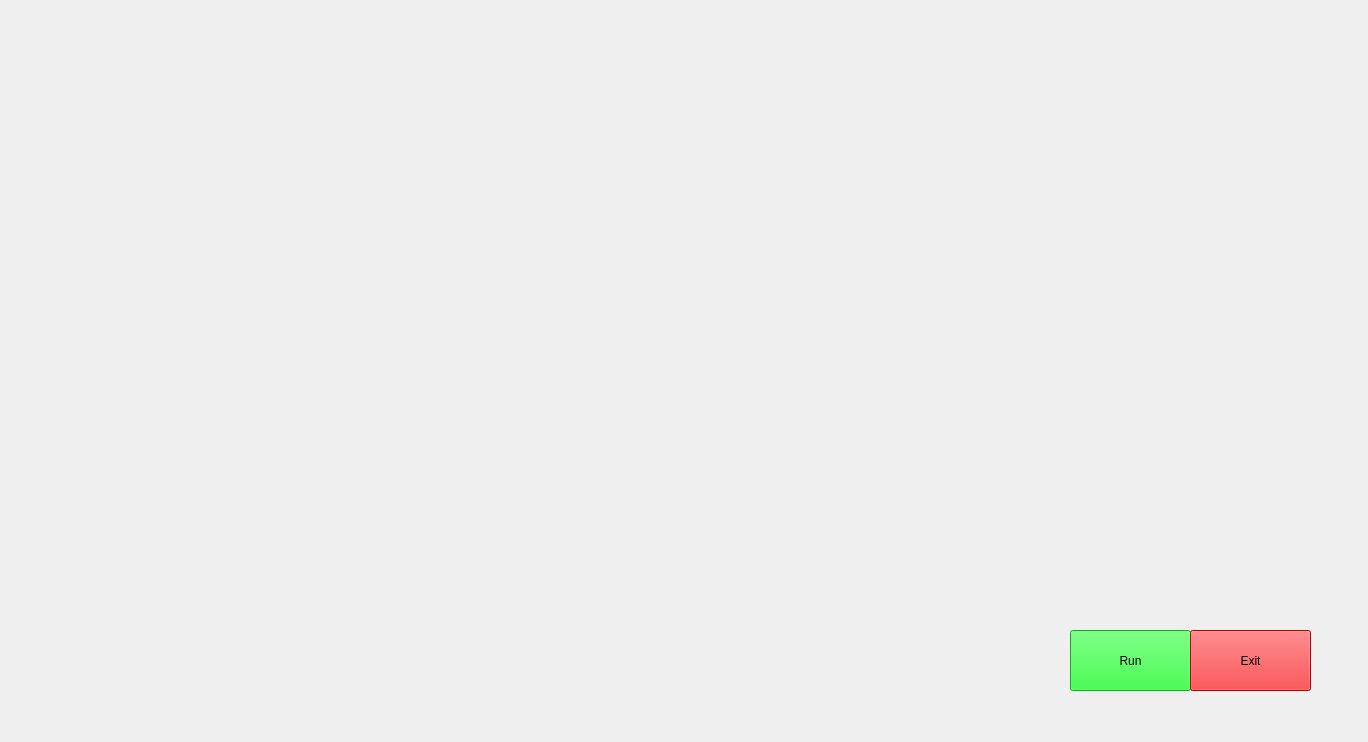
<?xml version="1.0" encoding="UTF-8"?>
<ui version="4.0">
 <class>JARVIS</class>
 <widget class="QMainWindow" name="JARVIS">
  <property name="geometry">
   <rect>
    <x>0</x>
    <y>0</y>
    <width>1368</width>
    <height>742</height>
   </rect>
  </property>
  <property name="windowTitle">
   <string>MainWindow</string>
  </property>
  <widget class="QWidget" name="centralwidget">
   <widget class="QLabel" name="background">
    <property name="geometry">
     <rect>
      <x>-10</x>
      <y>-10</y>
      <width>1441</width>
      <height>781</height>
     </rect>
    </property>
    <property name="text">
     <string/>
    </property>
    <property name="pixmap">
     <pixmap>../../Downloads/tuse.png</pixmap>
    </property>
    <property name="scaledContents">
     <bool>true</bool>
    </property>
   </widget>
   <widget class="QLabel" name="ironman">
    <property name="geometry">
     <rect>
      <x>1030</x>
      <y>20</y>
      <width>291</width>
      <height>661</height>
     </rect>
    </property>
    <property name="text">
     <string/>
    </property>
    <property name="pixmap">
     <pixmap>../../Downloads/f889323d87ae92dbd5da3b1193708dc3.gif</pixmap>
    </property>
    <property name="scaledContents">
     <bool>false</bool>
    </property>
   </widget>
   <widget class="QLabel" name="circle2">
    <property name="geometry">
     <rect>
      <x>570</x>
      <y>160</y>
      <width>341</width>
      <height>251</height>
     </rect>
    </property>
    <property name="text">
     <string/>
    </property>
    <property name="pixmap">
     <pixmap>../../Downloads/preview.gif</pixmap>
    </property>
    <property name="scaledContents">
     <bool>true</bool>
    </property>
   </widget>
   <widget class="QTextBrowser" name="textBrowser_5">
    <property name="geometry">
     <rect>
      <x>680</x>
      <y>260</y>
      <width>121</width>
      <height>51</height>
     </rect>
    </property>
    <property name="styleSheet">
     <string notr="true">background:transparent;
border:transparent;</string>
    </property>
    <property name="html">
     <string>&lt;!DOCTYPE HTML PUBLIC &quot;-//W3C//DTD HTML 4.0//EN&quot; &quot;http://www.w3.org/TR/REC-html40/strict.dtd&quot;&gt;
&lt;html&gt;&lt;head&gt;&lt;meta name=&quot;qrichtext&quot; content=&quot;1&quot; /&gt;&lt;style type=&quot;text/css&quot;&gt;
p, li { white-space: pre-wrap; }
&lt;/style&gt;&lt;/head&gt;&lt;body style=&quot; font-family:'MS Shell Dlg 2'; font-size:8.25pt; font-weight:400; font-style:normal;&quot;&gt;
&lt;p style=&quot;-qt-paragraph-type:empty; margin-top:0px; margin-bottom:0px; margin-left:0px; margin-right:0px; -qt-block-indent:0; text-indent:0px;&quot;&gt;&lt;br /&gt;&lt;/p&gt;&lt;/body&gt;&lt;/html&gt;</string>
    </property>
   </widget>
   <widget class="QTextBrowser" name="textBrowser_4">
    <property name="geometry">
     <rect>
      <x>30</x>
      <y>560</y>
      <width>241</width>
      <height>51</height>
     </rect>
    </property>
    <property name="styleSheet">
     <string notr="true">background:transparent;
border:transparent;</string>
    </property>
    <property name="html">
     <string>&lt;!DOCTYPE HTML PUBLIC &quot;-//W3C//DTD HTML 4.0//EN&quot; &quot;http://www.w3.org/TR/REC-html40/strict.dtd&quot;&gt;
&lt;html&gt;&lt;head&gt;&lt;meta name=&quot;qrichtext&quot; content=&quot;1&quot; /&gt;&lt;style type=&quot;text/css&quot;&gt;
p, li { white-space: pre-wrap; }
&lt;/style&gt;&lt;/head&gt;&lt;body style=&quot; font-family:'MS Shell Dlg 2'; font-size:8.25pt; font-weight:400; font-style:normal;&quot;&gt;
&lt;p style=&quot;-qt-paragraph-type:empty; margin-top:0px; margin-bottom:0px; margin-left:0px; margin-right:0px; -qt-block-indent:0; text-indent:0px;&quot;&gt;&lt;br /&gt;&lt;/p&gt;&lt;/body&gt;&lt;/html&gt;</string>
    </property>
   </widget>
   <widget class="QTextBrowser" name="textBrowser_1">
    <property name="geometry">
     <rect>
      <x>30</x>
      <y>130</y>
      <width>241</width>
      <height>51</height>
     </rect>
    </property>
    <property name="styleSheet">
     <string notr="true">background:transparent;
border:transparent;</string>
    </property>
    <property name="html">
     <string>&lt;!DOCTYPE HTML PUBLIC &quot;-//W3C//DTD HTML 4.0//EN&quot; &quot;http://www.w3.org/TR/REC-html40/strict.dtd&quot;&gt;
&lt;html&gt;&lt;head&gt;&lt;meta name=&quot;qrichtext&quot; content=&quot;1&quot; /&gt;&lt;style type=&quot;text/css&quot;&gt;
p, li { white-space: pre-wrap; }
&lt;/style&gt;&lt;/head&gt;&lt;body style=&quot; font-family:'MS Shell Dlg 2'; font-size:8.25pt; font-weight:400; font-style:normal;&quot;&gt;
&lt;p style=&quot;-qt-paragraph-type:empty; margin-top:0px; margin-bottom:0px; margin-left:0px; margin-right:0px; -qt-block-indent:0; text-indent:0px;&quot;&gt;&lt;br /&gt;&lt;/p&gt;&lt;/body&gt;&lt;/html&gt;</string>
    </property>
   </widget>
   <widget class="QTextBrowser" name="textBrowser_2">
    <property name="geometry">
     <rect>
      <x>30</x>
      <y>270</y>
      <width>241</width>
      <height>51</height>
     </rect>
    </property>
    <property name="styleSheet">
     <string notr="true">background:transparent;
border:transparent;</string>
    </property>
    <property name="html">
     <string>&lt;!DOCTYPE HTML PUBLIC &quot;-//W3C//DTD HTML 4.0//EN&quot; &quot;http://www.w3.org/TR/REC-html40/strict.dtd&quot;&gt;
&lt;html&gt;&lt;head&gt;&lt;meta name=&quot;qrichtext&quot; content=&quot;1&quot; /&gt;&lt;style type=&quot;text/css&quot;&gt;
p, li { white-space: pre-wrap; }
&lt;/style&gt;&lt;/head&gt;&lt;body style=&quot; font-family:'MS Shell Dlg 2'; font-size:8.25pt; font-weight:400; font-style:normal;&quot;&gt;
&lt;p style=&quot;-qt-paragraph-type:empty; margin-top:0px; margin-bottom:0px; margin-left:0px; margin-right:0px; -qt-block-indent:0; text-indent:0px;&quot;&gt;&lt;br /&gt;&lt;/p&gt;&lt;/body&gt;&lt;/html&gt;</string>
    </property>
   </widget>
   <widget class="QTextBrowser" name="textBrowser_3">
    <property name="geometry">
     <rect>
      <x>30</x>
      <y>410</y>
      <width>241</width>
      <height>51</height>
     </rect>
    </property>
    <property name="styleSheet">
     <string notr="true">background:transparent;
border:transparent;</string>
    </property>
    <property name="html">
     <string>&lt;!DOCTYPE HTML PUBLIC &quot;-//W3C//DTD HTML 4.0//EN&quot; &quot;http://www.w3.org/TR/REC-html40/strict.dtd&quot;&gt;
&lt;html&gt;&lt;head&gt;&lt;meta name=&quot;qrichtext&quot; content=&quot;1&quot; /&gt;&lt;style type=&quot;text/css&quot;&gt;
p, li { white-space: pre-wrap; }
&lt;/style&gt;&lt;/head&gt;&lt;body style=&quot; font-family:'MS Shell Dlg 2'; font-size:8.25pt; font-weight:400; font-style:normal;&quot;&gt;
&lt;p style=&quot;-qt-paragraph-type:empty; margin-top:0px; margin-bottom:0px; margin-left:0px; margin-right:0px; -qt-block-indent:0; text-indent:0px;&quot;&gt;&lt;br /&gt;&lt;/p&gt;&lt;/body&gt;&lt;/html&gt;</string>
    </property>
   </widget>
   <widget class="QPushButton" name="pushButton">
    <property name="geometry">
     <rect>
      <x>1070</x>
      <y>630</y>
      <width>121</width>
      <height>61</height>
     </rect>
    </property>
    <property name="styleSheet">
     <string notr="true">background-color: rgb(0, 255, 21);
font: 75 16pt &quot;Nirmala UI&quot;;
</string>
    </property>
    <property name="text">
     <string>Run</string>
    </property>
   </widget>
   <widget class="QPushButton" name="pushButton_2">
    <property name="geometry">
     <rect>
      <x>1190</x>
      <y>630</y>
      <width>121</width>
      <height>61</height>
     </rect>
    </property>
    <property name="styleSheet">
     <string notr="true">background-color: rgb(255, 0, 4);
font: 75 16pt &quot;Nirmala UI&quot;;</string>
    </property>
    <property name="text">
     <string>Exit</string>
    </property>
   </widget>
   <widget class="QLabel" name="circle">
    <property name="geometry">
     <rect>
      <x>350</x>
      <y>380</y>
      <width>341</width>
      <height>211</height>
     </rect>
    </property>
    <property name="text">
     <string/>
    </property>
    <property name="pixmap">
     <pixmap>../../Downloads/FreshAnyHanumanmonkey-size_restricted (1).gif</pixmap>
    </property>
    <property name="scaledContents">
     <bool>true</bool>
    </property>
   </widget>
   <widget class="QLabel" name="loading">
    <property name="geometry">
     <rect>
      <x>620</x>
      <y>440</y>
      <width>401</width>
      <height>101</height>
     </rect>
    </property>
    <property name="text">
     <string/>
    </property>
    <property name="pixmap">
     <pixmap>../../Downloads/T8bahf (1).gif</pixmap>
    </property>
    <property name="scaledContents">
     <bool>false</bool>
    </property>
   </widget>
   <widget class="QTextBrowser" name="textBrowser_6">
    <property name="geometry">
     <rect>
      <x>70</x>
      <y>700</y>
      <width>291</width>
      <height>31</height>
     </rect>
    </property>
    <property name="styleSheet">
     <string notr="true">background:transparent;
border:transparent;</string>
    </property>
    <property name="html">
     <string>&lt;!DOCTYPE HTML PUBLIC &quot;-//W3C//DTD HTML 4.0//EN&quot; &quot;http://www.w3.org/TR/REC-html40/strict.dtd&quot;&gt;
&lt;html&gt;&lt;head&gt;&lt;meta name=&quot;qrichtext&quot; content=&quot;1&quot; /&gt;&lt;style type=&quot;text/css&quot;&gt;
p, li { white-space: pre-wrap; }
&lt;/style&gt;&lt;/head&gt;&lt;body style=&quot; font-family:'MS Shell Dlg 2'; font-size:8.25pt; font-weight:400; font-style:normal;&quot;&gt;
&lt;p style=&quot;-qt-paragraph-type:empty; margin-top:0px; margin-bottom:0px; margin-left:0px; margin-right:0px; -qt-block-indent:0; text-indent:0px;&quot;&gt;&lt;br /&gt;&lt;/p&gt;&lt;/body&gt;&lt;/html&gt;</string>
    </property>
   </widget>
  </widget>
 </widget>
 <resources/>
 <connections/>
</ui>
